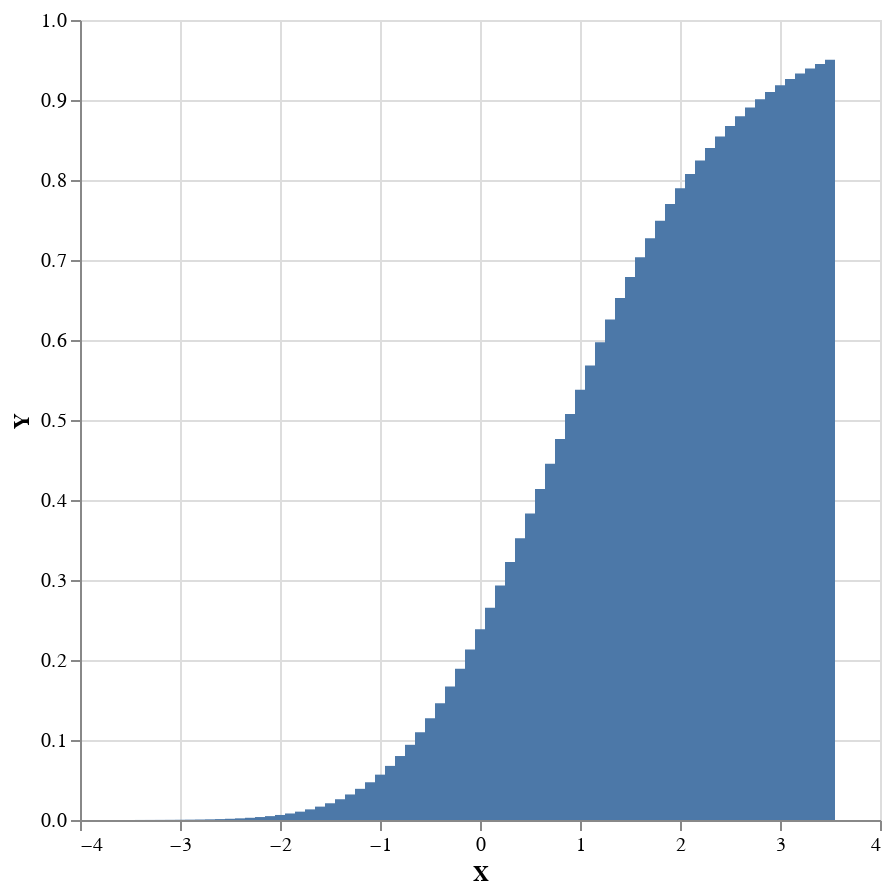

The code cell stored with this chart in its notebook:
### Markdown cell above
We can also plot CDFs, as in:

### Code cell
plot $ plotCdf 70 0.1 0 (normal 0 1 + gamma 1 1)

### Figure 1 — Vega-Lite specification as saved in the notebook (floating-point values rounded to 4 significant figures)
{"$schema": "https://vega.github.io/schema/vega-lite/v4.json", "data": {"values": [{"X": -3.4, "Y": 6.95e-05}, {"X": -3.3, "Y": 0.0001016}, {"X": -3.2, "Y": 0.0001471}, {"X": -3.1, "Y": 0.0002116}, {"X": -3, "Y": 0.0003009}, {"X": -2.9, "Y": 0.0004246}, {"X": -2.8, "Y": 0.000593}, {"X": -2.7, "Y": 0.0008211}, {"X": -2.6, "Y": 0.00113}, {"X": -2.5, "Y": 0.001537}, {"X": -2.4, "Y": 0.002077}, {"X": -2.3, "Y": 0.002775}, {"X": -2.2, "Y": 0.003682}, {"X": -2.1, "Y": 0.004836}, {"X": -2, "Y": 0.006304}, {"X": -1.9, "Y": 0.008156}, {"X": -1.8, "Y": 0.01045}, {"X": -1.7, "Y": 0.01329}, {"X": -1.6, "Y": 0.01673}, {"X": -1.5, "Y": 0.02092}, {"X": -1.4, "Y": 0.02595}, {"X": -1.3, "Y": 0.03193}, {"X": -1.2, "Y": 0.03898}, {"X": -1.1, "Y": 0.04717}, {"X": -1, "Y": 0.0567}, {"X": -0.9, "Y": 0.06764}, {"X": -0.8, "Y": 0.07996}, {"X": -0.7, "Y": 0.094}, {"X": -0.6, "Y": 0.1096}, {"X": -0.5, "Y": 0.1271}, {"X": -0.4, "Y": 0.1459}, {"X": -0.3, "Y": 0.1667}, {"X": -0.2, "Y": 0.189}, {"X": -0.1, "Y": 0.213}, {"X": 0, "Y": 0.2384}, {"X": 0.1, "Y": 0.2653}, {"X": 0.2, "Y": 0.2932}, {"X": 0.3, "Y": 0.3224}, {"X": 0.4, "Y": 0.3522}, {"X": 0.5, "Y": 0.383}, {"X": 0.6, "Y": 0.4138}, {"X": 0.7, "Y": 0.4453}, {"X": 0.8, "Y": 0.4763}, {"X": 0.9, "Y": 0.5076}, {"X": 1, "Y": 0.5379}, {"X": 1.1, "Y": 0.5681}, {"X": 1.2, "Y": 0.5971}, {"X": 1.3, "Y": 0.6256}, {"X": 1.4, "Y": 0.6526}, {"X": 1.5, "Y": 0.6789}, {"X": 1.6, "Y": 0.7035}, {"X": 1.7, "Y": 0.7271}, {"X": 1.8, "Y": 0.7492}, {"X": 1.9, "Y": 0.7701}, {"X": 2, "Y": 0.7896}, {"X": 2.1, "Y": 0.8077}, {"X": 2.2, "Y": 0.8245}, {"X": 2.3, "Y": 0.84}, {"X": 2.4, "Y": 0.8544}, {"X": 2.5, "Y": 0.8675}, {"X": 2.6, "Y": 0.8797}, {"X": 2.7, "Y": 0.8907}, {"X": 2.8, "Y": 0.9008}, {"X": 2.9, "Y": 0.91}, {"X": 3, "Y": 0.9185}, {"X": 3.1, "Y": 0.9261}, {"X": 3.2, "Y": 0.9331}, {"X": 3.3, "Y": 0.9394}, {"X": 3.4, "Y": 0.9451}, {"X": 3.5, "Y": 0.9503}]}, "encoding": {"x": {"field": "X", "type": "quantitative"}, "y": {"field": "Y", "type": "quantitative"}}, "height": 400, "mark": "bar", "width": 400}
